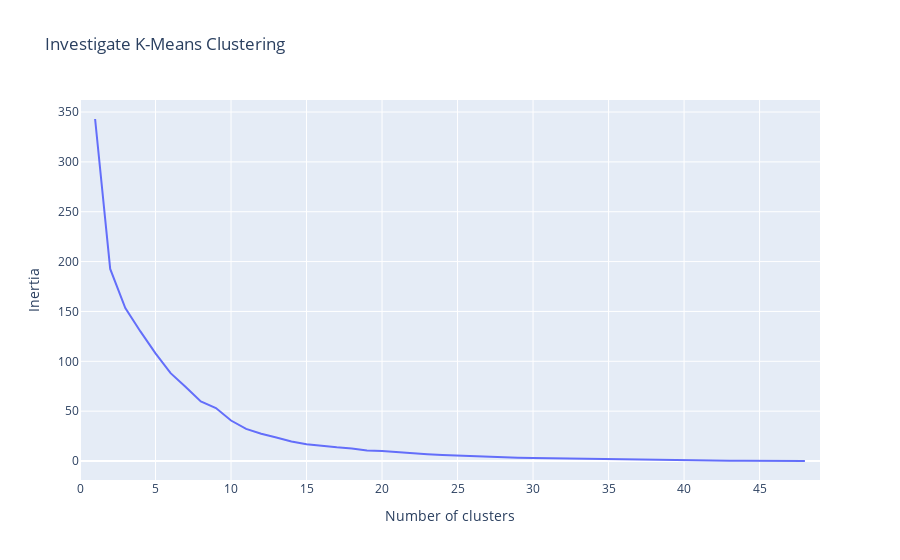

Source (notebook cell):
### Code cell
fig1 = go.Figure(data=go.Scatter(x=tuple(range(1, max_clusters)), y=inertias[1:]))

fig1.update_layout(go.Layout(title='Investigate K-Means Clustering',
                            xaxis=go.XAxis(title='Number of clusters',
                                            range=[0, max_clusters]),
                            yaxis=go.YAxis(title='Inertia')
))

fig1.show()

### Figure 1 — Plotly figure (JSON) as saved in the notebook; plotly's stock layout.template omitted (floating-point values rounded to 4 significant figures)
{"data": [{"type": "scatter", "x": [1, 2, 3, 4, 5, 6, 7, 8, 9, 10, 11, 12, 13, 14, 15, 16, 17, 18, 19, 20, 21, 22, 23, 24, 25, 26, 27, 28, 29, 30, 31, 32, 33, 34, 35, 36, 37, 38, 39, 40, 41, 42, 43, 44, 45, 46, 47, 48], "y": [343, 192.6, 153.4, 130.0, 108.0, 88.09, 74.31, 59.69, 53.11, 40.61, 32.17, 27.35, 23.61, 19.63, 16.87, 15.14, 13.7, 12.55, 10.52, 9.935, 8.765, 7.349, 6.856, 6.066, 5.39, 4.793, 4.194, 3.938, 3.376, 2.905, 2.672, 2.226, 2.016, 1.8, 1.479, 1.229, 1.021, 0.8634, 0.7297, 0.6269, 0.5302, 0.4338, 0.3426, 0.2588, 0.1892, 0.1211, 0.06266, 0.01324]}], "layout": {"autosize": true, "title": {"text": "Investigate K-Means Clustering"}, "xaxis": {"range": [0, 49], "title": {"text": "Number of clusters"}, "type": "linear"}, "yaxis": {"autorange": true, "range": [-19.04, 362.1], "title": {"text": "Inertia"}, "type": "linear"}}}
